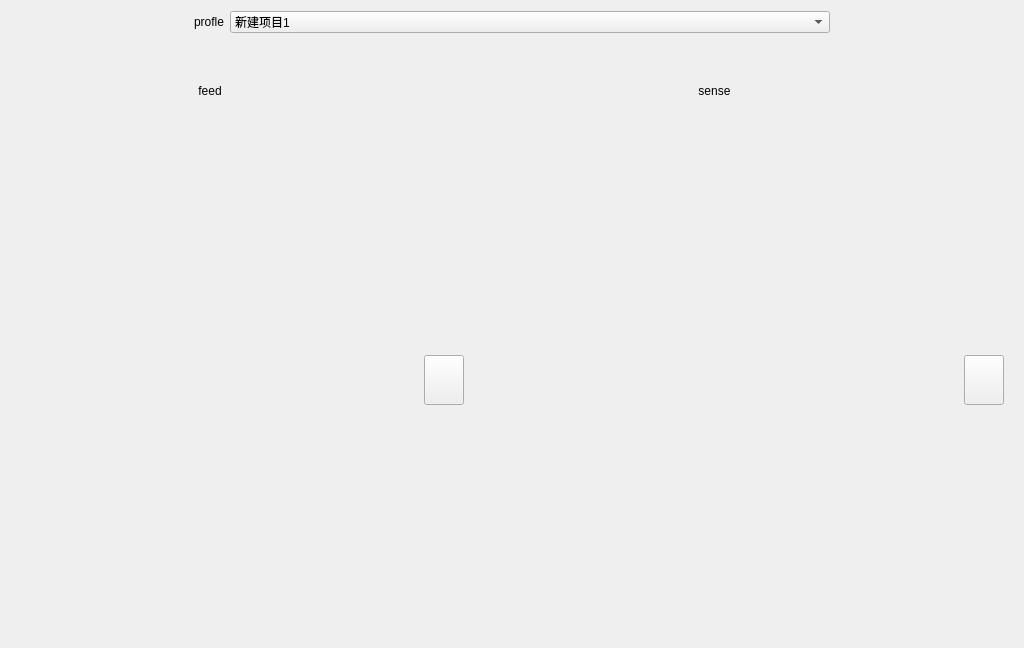
<?xml version="1.0" encoding="UTF-8"?>
<ui version="4.0">
 <class>UserWidget</class>
 <widget class="QWidget" name="UserWidget">
  <property name="geometry">
   <rect>
    <x>0</x>
    <y>0</y>
    <width>1024</width>
    <height>648</height>
   </rect>
  </property>
  <property name="windowTitle">
   <string notr="true">Form</string>
  </property>
  <layout class="QVBoxLayout" name="verticalLayout_3">
   <item>
    <layout class="QHBoxLayout" name="horizontalLayout_2">
     <item>
      <spacer name="horizontalSpacer">
       <property name="orientation">
        <enum>Qt::Horizontal</enum>
       </property>
       <property name="sizeHint" stdset="0">
        <size>
         <width>40</width>
         <height>20</height>
        </size>
       </property>
      </spacer>
     </item>
     <item>
      <widget class="QLabel" name="label">
       <property name="text">
        <string notr="true">profle</string>
       </property>
       <property name="alignment">
        <set>Qt::AlignCenter</set>
       </property>
      </widget>
     </item>
     <item>
      <widget class="QComboBox" name="comboBox">
       <property name="minimumSize">
        <size>
         <width>600</width>
         <height>0</height>
        </size>
       </property>
       <item>
        <property name="text">
         <string notr="true">新建项目1</string>
        </property>
       </item>
       <item>
        <property name="text">
         <string notr="true">新建项目2</string>
        </property>
       </item>
       <item>
        <property name="text">
         <string notr="true">新建项目3</string>
        </property>
       </item>
       <item>
        <property name="text">
         <string notr="true">新建项目4</string>
        </property>
       </item>
       <item>
        <property name="text">
         <string notr="true">新建项目5</string>
        </property>
       </item>
       <item>
        <property name="text">
         <string notr="true">新建项目6</string>
        </property>
       </item>
       <item>
        <property name="text">
         <string notr="true">新建项目11</string>
        </property>
       </item>
       <item>
        <property name="text">
         <string notr="true">新建项目10</string>
        </property>
       </item>
       <item>
        <property name="text">
         <string notr="true">新建项目8</string>
        </property>
       </item>
       <item>
        <property name="text">
         <string notr="true">新建项目9</string>
        </property>
       </item>
      </widget>
     </item>
     <item>
      <spacer name="horizontalSpacer_2">
       <property name="orientation">
        <enum>Qt::Horizontal</enum>
       </property>
       <property name="sizeHint" stdset="0">
        <size>
         <width>40</width>
         <height>20</height>
        </size>
       </property>
      </spacer>
     </item>
    </layout>
   </item>
   <item>
    <layout class="QHBoxLayout" name="horizontalLayout_5">
     <item>
      <spacer name="horizontalSpacer_7">
       <property name="orientation">
        <enum>Qt::Horizontal</enum>
       </property>
       <property name="sizeHint" stdset="0">
        <size>
         <width>40</width>
         <height>20</height>
        </size>
       </property>
      </spacer>
     </item>
     <item>
      <widget class="UiGroupWidget" name="groupWidget" native="true"/>
     </item>
     <item>
      <spacer name="horizontalSpacer_8">
       <property name="orientation">
        <enum>Qt::Horizontal</enum>
       </property>
       <property name="sizeHint" stdset="0">
        <size>
         <width>40</width>
         <height>20</height>
        </size>
       </property>
      </spacer>
     </item>
    </layout>
   </item>
   <item>
    <layout class="QGridLayout" name="gridLayout" rowstretch="1,10" columnstretch="2,3">
     <item row="0" column="0">
      <layout class="QHBoxLayout" name="horizontalLayout_4">
       <item>
        <spacer name="horizontalSpacer_6">
         <property name="orientation">
          <enum>Qt::Horizontal</enum>
         </property>
         <property name="sizeHint" stdset="0">
          <size>
           <width>40</width>
           <height>20</height>
          </size>
         </property>
        </spacer>
       </item>
       <item>
        <widget class="QLabel" name="label_2">
         <property name="text">
          <string notr="true">feed</string>
         </property>
         <property name="alignment">
          <set>Qt::AlignCenter</set>
         </property>
        </widget>
       </item>
       <item>
        <spacer name="horizontalSpacer_5">
         <property name="orientation">
          <enum>Qt::Horizontal</enum>
         </property>
         <property name="sizeHint" stdset="0">
          <size>
           <width>40</width>
           <height>20</height>
          </size>
         </property>
        </spacer>
       </item>
      </layout>
     </item>
     <item row="0" column="1">
      <layout class="QHBoxLayout" name="horizontalLayout_3">
       <item>
        <spacer name="horizontalSpacer_3">
         <property name="orientation">
          <enum>Qt::Horizontal</enum>
         </property>
         <property name="sizeHint" stdset="0">
          <size>
           <width>40</width>
           <height>20</height>
          </size>
         </property>
        </spacer>
       </item>
       <item>
        <widget class="QLabel" name="label_3">
         <property name="text">
          <string notr="true">sense</string>
         </property>
         <property name="alignment">
          <set>Qt::AlignCenter</set>
         </property>
        </widget>
       </item>
       <item>
        <spacer name="horizontalSpacer_4">
         <property name="orientation">
          <enum>Qt::Horizontal</enum>
         </property>
         <property name="sizeHint" stdset="0">
          <size>
           <width>40</width>
           <height>20</height>
          </size>
         </property>
        </spacer>
       </item>
      </layout>
     </item>
     <item row="1" column="0">
      <widget class="QRoundProgressBar" name="vibProgress" native="true">
       <property name="styleSheet">
        <string notr="true"/>
       </property>
      </widget>
     </item>
     <item row="1" column="1">
      <widget class="QWidget" name="userSenseBackgroundWidget" native="true">
       <property name="styleSheet">
        <string notr="true"/>
       </property>
       <layout class="QHBoxLayout" name="horizontalLayout">
        <item>
         <layout class="QVBoxLayout" name="verticalLayout">
          <item>
           <spacer name="verticalSpacer">
            <property name="orientation">
             <enum>Qt::Vertical</enum>
            </property>
            <property name="sizeHint" stdset="0">
             <size>
              <width>20</width>
              <height>40</height>
             </size>
            </property>
           </spacer>
          </item>
          <item>
           <widget class="QPushButton" name="preBtn">
            <property name="sizePolicy">
             <sizepolicy hsizetype="Preferred" vsizetype="Preferred">
              <horstretch>0</horstretch>
              <verstretch>0</verstretch>
             </sizepolicy>
            </property>
            <property name="minimumSize">
             <size>
              <width>40</width>
              <height>50</height>
             </size>
            </property>
            <property name="maximumSize">
             <size>
              <width>40</width>
              <height>50</height>
             </size>
            </property>
            <property name="text">
             <string/>
            </property>
           </widget>
          </item>
          <item>
           <spacer name="verticalSpacer_2">
            <property name="orientation">
             <enum>Qt::Vertical</enum>
            </property>
            <property name="sizeHint" stdset="0">
             <size>
              <width>20</width>
              <height>40</height>
             </size>
            </property>
           </spacer>
          </item>
         </layout>
        </item>
        <item>
         <widget class="AnimationStackedWidget" name="stackedWidget">
          <property name="sizePolicy">
           <sizepolicy hsizetype="Preferred" vsizetype="Expanding">
            <horstretch>0</horstretch>
            <verstretch>0</verstretch>
           </sizepolicy>
          </property>
          <property name="minimumSize">
           <size>
            <width>450</width>
            <height>450</height>
           </size>
          </property>
          <property name="styleSheet">
           <string notr="true"/>
          </property>
         </widget>
        </item>
        <item>
         <layout class="QVBoxLayout" name="verticalLayout_2">
          <item>
           <spacer name="verticalSpacer_3">
            <property name="orientation">
             <enum>Qt::Vertical</enum>
            </property>
            <property name="sizeHint" stdset="0">
             <size>
              <width>20</width>
              <height>40</height>
             </size>
            </property>
           </spacer>
          </item>
          <item>
           <widget class="QPushButton" name="nextBtn">
            <property name="minimumSize">
             <size>
              <width>40</width>
              <height>50</height>
             </size>
            </property>
            <property name="maximumSize">
             <size>
              <width>40</width>
              <height>50</height>
             </size>
            </property>
            <property name="text">
             <string/>
            </property>
           </widget>
          </item>
          <item>
           <spacer name="verticalSpacer_4">
            <property name="orientation">
             <enum>Qt::Vertical</enum>
            </property>
            <property name="sizeHint" stdset="0">
             <size>
              <width>20</width>
              <height>40</height>
             </size>
            </property>
           </spacer>
          </item>
         </layout>
        </item>
       </layout>
      </widget>
     </item>
    </layout>
   </item>
  </layout>
 </widget>
 <customwidgets>
  <customwidget>
   <class>UiGroupWidget</class>
   <extends>QWidget</extends>
   <header location="global">../uikits/src/UiGroupWidget.h</header>
   <container>1</container>
  </customwidget>
  <customwidget>
   <class>QRoundProgressBar</class>
   <extends>QWidget</extends>
   <header location="global">../uikits/src/QRoundProgressBar.h</header>
   <container>1</container>
  </customwidget>
  <customwidget>
   <class>AnimationStackedWidget</class>
   <extends>QStackedWidget</extends>
   <header location="global">../uikits/src/AnimationStackedWidget.h</header>
   <container>1</container>
  </customwidget>
 </customwidgets>
 <resources/>
 <connections/>
</ui>
